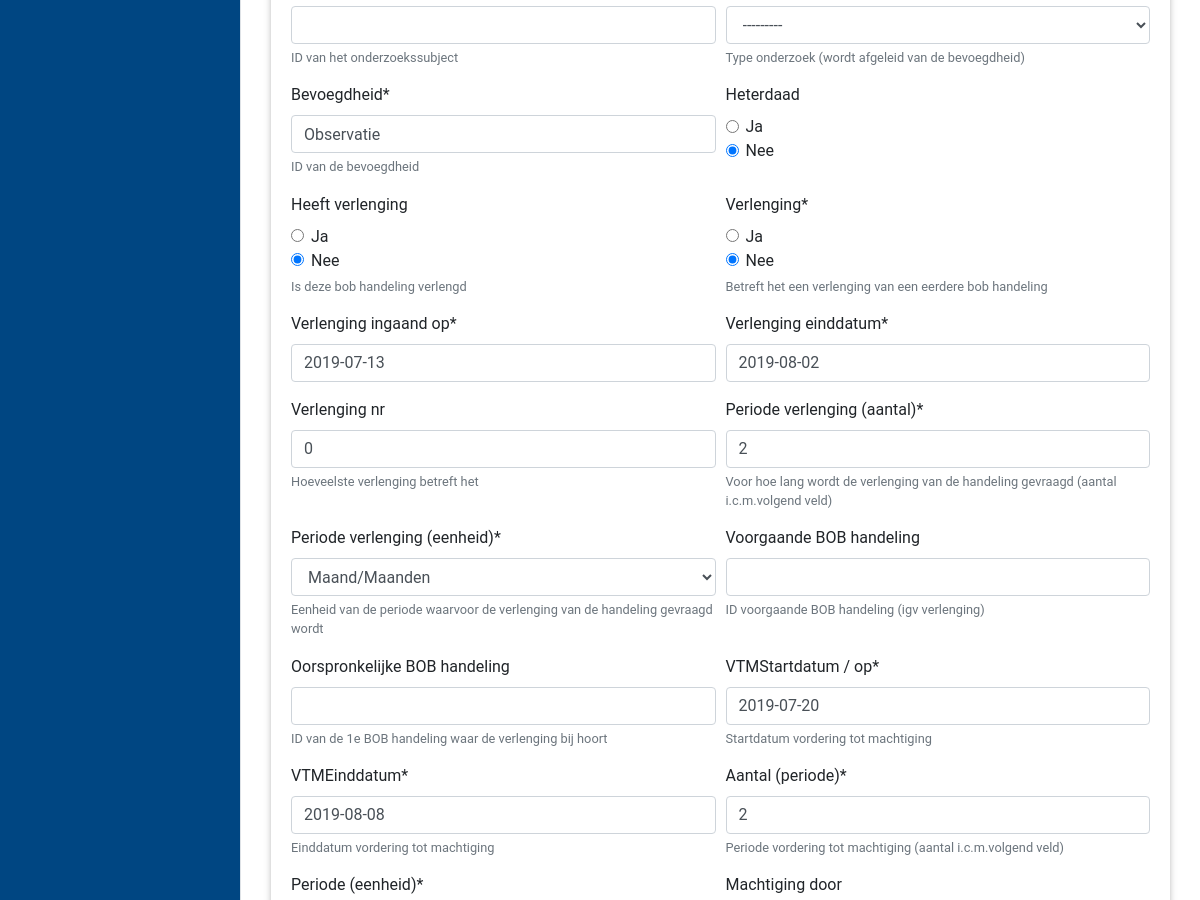
Before: /bob/edit/2 (middle part) with the older database file.
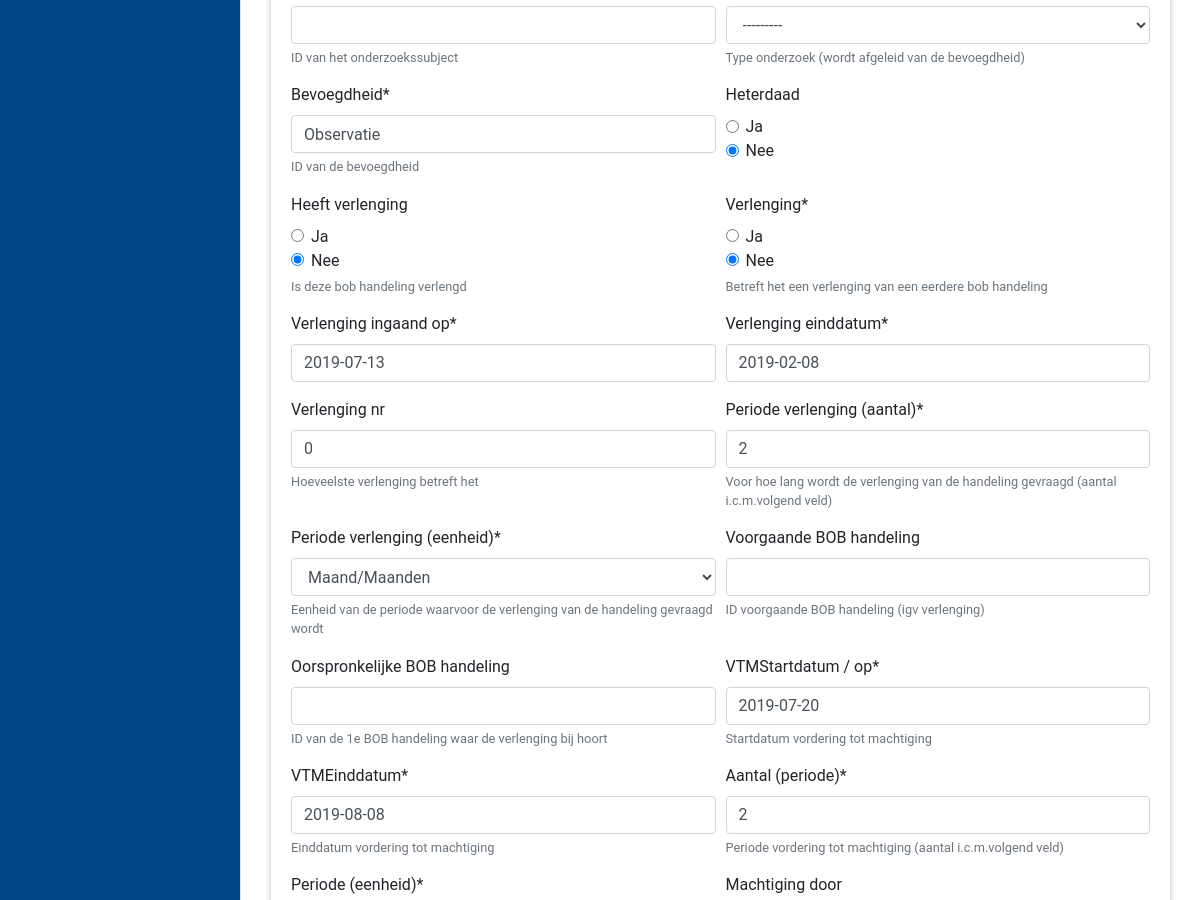
After: the same page with the newer database file.
### bob/models.py (models this page shows, shortened)
class BobHandeling(models.Model):
    dvom_bobhandelingid = models.AutoField(primary_key=True)
    dvom_bobhandeling = models.CharField('BOB handeling', max_length=100, help_text='Naam van de bob handeling')
    dvom_aanvraagpv = models.CharField('Aanvraag PV', max_length=50)
    dvom_datumpv = models.DateField()
    dvom_verbalisant  = models.CharField('Naam verbalisant', max_length=100, help_text='Naam van de verbalisant')
    dvom_verbalisantcontactgegevens = models.EmailField(verbose_name='E-mail verbalisant',
                                                        help_text='Contactgegevens van de verbalisant')
    dvom_onderzoeksinstantiecontactpersoon = models.CharField('Contactpersoon onderzoeksinstantie', max_length=100,
                                                              blank=True, null=True,
                                                              help_text='Contactpersoon bij de opsporingsinstantie')
    dvom_onderzoeksinstantieid = models.CharField('Onderzoeksinstantie', max_length=100, blank=True, null=True,
                                                 help_text="""ID van de opsporingsinstantie (NB: zit in Onderzoek)""")
    dvom_onderzoekssubjectid = models.CharField('Onderzoekssubject', max_length=100, blank=True, null=True,
                                                 help_text="""ID van het onderzoekssubject """)
    dvom_onderzoekstype = models.CharField('Onderzoekstype', max_length=2, choices=ONDERZOEK_TYPES,
                                           blank=True, null=True,
                                           help_text='Type onderzoek (wordt afgeleid van de bevoegdheid)')
    dvom_strafvorderlijkebevoegdheidid = models.CharField('Bevoegdheid', max_length=100, default='', help_text="""ID van de
                                                          bevoegdheid """)
    dvom_heterdaad = models.BooleanField(choices=BOOL_CHOICES, verbose_name='Heterdaad', default=False,
                                         blank=True, null=True)
    dvom_heeftverlenging = models.BooleanField(choices=BOOL_CHOICES, verbose_name='Heeft verlenging', default=False,
                                               blank=True, null=True)
    dvom_verlenging = models.BooleanField(choices=BOOL_CHOICES, verbose_name='Verlenging', default=False)
    dvom_verlengingingaandop = models.DateField()
    dvom_verlengingeinddatum = models.DateField()
    dvom_verlengingnr = models.PositiveIntegerField('Verlenging nr', default=0, blank=True, null=True,
                                                    validators=[MinValueValidator(0), MaxValueValidator(100)],
                                                    help_text='Hoeveelste verlenging betreft het'
                                                    )
    dvom_verlenging_aantal = models.PositiveIntegerField('Periode verlenging (aantal)', default=0,
                                validators=[MinValueValidator(1), MaxValueValidator(100)],
                                help_text="""Voor hoe lang wordt de verlenging van de handeling gevraagd
                                             (aantal i.c.m.volgend veld)""")
    dvom_verlenging_periode = models.CharField('Periode verlenging (eenheid)', max_length=2, choices=VERLENING_PERIODES,
                                           help_text="""Eenheid van de periode waarvoor
                                           de verlenging van de handeling gevraagd wordt""")
    dvom_voorgaandebobhandelingid = models.CharField('Voorgaande BOB handeling', max_length=100, blank=True, null=True,
                                                     help_text='ID voorgaande BOB handeling (igv verlenging)')
    dvom_oorspronkelijkebobhandelingid = models.CharField('Oorspronkelijke BOB handeling', max_length=100,
                                                          blank=True, null=True,
                                                          help_text="""ID van de 1e BOB handeling waar
                                                          de verlenging bij hoort""")
    dvom_vtmstartdatum = models.DateField(verbose_name='VTMStartdatum / Op')
    dvom_vtmeinddatum = models.DateField(verbose_name='VTMEinddatum')
    dvom_periode_aantal = models.PositiveIntegerField('Aantal (periode)', default=0,
                                                         validators=[MinValueValidator(1), MaxValueValidator(100)],
                                                         help_text="""Periode vordering tot machtiging
                                             (aantal i.c.m.volgend veld)""")
    dvom_periode_periode = models.CharField('Periode (eenheid)', max_length=2, choices=VERLENING_PERIODES,
                                               help_text="""Eenheid van de periode tot vordering tot machtiging
                                           """)
    dvom_machtigingdoorid = models.CharField('Machtiging door', max_length=10, blank=True, null=True,
                                             help_text="""RC die de machtiging afgeeft (id van de gebruiker
                                             in de applicatie)""")
    dvom_machtigingop = models.DateField(verbose_name='Machtiging op', blank=True, null=True,
                                         help_text="""Datum waarop de machtiging is afgegeven""")
    dvom_machtigingstartdatum = models.DateField(verbose_name='Machtiging startdatum / op', blank=True, null=True,
                                                 help_text="""Startdatum van de machtiging""")
    dvom_machtigingeinddatum = models.DateField(verbose_name='Machtiging einddatum', blank=True, null=True,
                                                help_text="""Einddatum van de machtiging""")
    dvom_machtiging_aantal = models.PositiveIntegerField('Machtiging aantal (periode)', default=0,blank=True, null=True,
                                                         validators=[MinValueValidator(0), MaxValueValidator(100)],
                                                         help_text="""Periode van de machtiging
                                             (aantal i.c.m.volgend veld)""")
    dvom_machtiging_periode = models.CharField('Machtiging periode (eenheid)', max_length=2, choices=VERLENING_PERIODES,
                                               blank=True, null=True,
                                               help_text="""Eenheid van de periode van de machtiging """)
    pdf_document = models.FileField('PDF Document', upload_to='documents/%Y/%m/%d', blank=True, null=True)

### bob/views.py (the view)
# urls.py: path('edit/<int:pk>', views.BOBApplicationUpdateView.as_view(), name='bob-edit'),
class BOBApplicationUpdateView(UpdateView):
    model = BobHandeling
    form_class = BOBApplicationForm
    template_name = 'bob/bob_application_form.html'
    success_url = reverse_lazy('bob:bob-index')

### bob/templates/bob/bob_application_form.html (shortened to what this page needs)
            {% extends "base.html" %}
{% load crispy_forms_tags %}
{% block content %}
    <div class="container-fluid mt-3">
        <div class="card mb-3" >
            <div class="card-body" >
                <form method="post" action="" enctype="multipart/form-data" novalidate>
                    {% for field in form  %}
                        {% if not forloop.counter|divisibleby:2 %}
                            <div class="form-row">
                        {% endif %}
                        <div class="form-group col-sm-6 mb-0">
                           {{ field|as_crispy_field }}
                        </div>
                        {% if forloop.counter|divisibleby:2 %}
                            </div>
                        {% endif %}
                    {% endfor %}
                </form>
            </div>
        </div>
    </div>
{% endblock %}

Changed rows visible on the page:
changed BobHandeling "Periode (eenheid) *": dvom_verlengingeinddatum "2019-08-02" → "2019-02-08"
